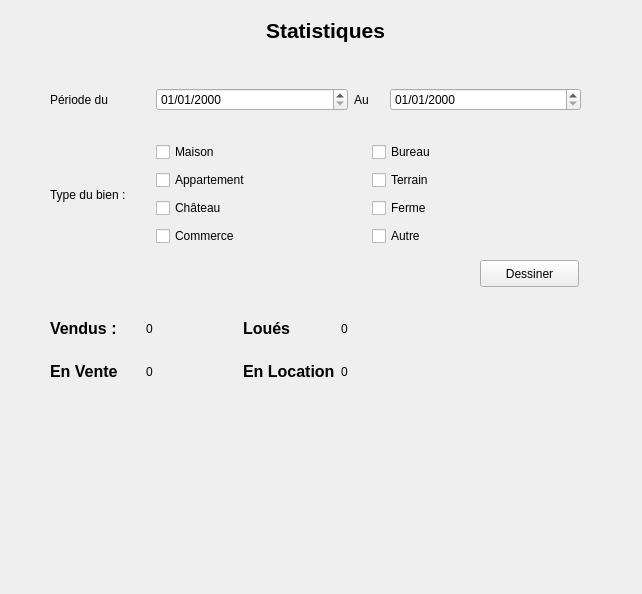
<?xml version="1.0" encoding="UTF-8"?>
<ui version="4.0">
 <class>Stats</class>
 <widget class="QWidget" name="Stats">
  <property name="geometry">
   <rect>
    <x>0</x>
    <y>0</y>
    <width>642</width>
    <height>594</height>
   </rect>
  </property>
  <property name="windowTitle">
   <string>Form</string>
  </property>
  <widget class="QLabel" name="label">
   <property name="geometry">
    <rect>
     <x>0</x>
     <y>0</y>
     <width>651</width>
     <height>61</height>
    </rect>
   </property>
   <property name="font">
    <font>
     <pointsize>16</pointsize>
     <weight>75</weight>
     <bold>true</bold>
    </font>
   </property>
   <property name="text">
    <string>Statistiques</string>
   </property>
   <property name="alignment">
    <set>Qt::AlignCenter</set>
   </property>
  </widget>
  <widget class="QWidget" name="horizontalLayoutWidget">
   <property name="geometry">
    <rect>
     <x>50</x>
     <y>60</y>
     <width>531</width>
     <height>80</height>
    </rect>
   </property>
   <layout class="QHBoxLayout" name="horizontalLayout_6">
    <item>
     <widget class="QLabel" name="label_2">
      <property name="maximumSize">
       <size>
        <width>100</width>
        <height>16777215</height>
       </size>
      </property>
      <property name="text">
       <string>Période du </string>
      </property>
     </widget>
    </item>
    <item>
     <widget class="QDateEdit" name="datedebut">
      <property name="displayFormat">
       <string>dd/MM/yyyy</string>
      </property>
     </widget>
    </item>
    <item>
     <widget class="QLabel" name="label_3">
      <property name="maximumSize">
       <size>
        <width>30</width>
        <height>16777215</height>
       </size>
      </property>
      <property name="text">
       <string>Au</string>
      </property>
     </widget>
    </item>
    <item>
     <widget class="QDateEdit" name="datefin">
      <property name="displayFormat">
       <string>dd/MM/yyyy</string>
      </property>
     </widget>
    </item>
   </layout>
  </widget>
  <widget class="QWidget" name="horizontalLayoutWidget_2">
   <property name="geometry">
    <rect>
     <x>50</x>
     <y>140</y>
     <width>531</width>
     <height>110</height>
    </rect>
   </property>
   <layout class="QHBoxLayout" name="horizontalLayout_7">
    <item>
     <widget class="QLabel" name="label_4">
      <property name="maximumSize">
       <size>
        <width>100</width>
        <height>16777215</height>
       </size>
      </property>
      <property name="text">
       <string>Type du bien :</string>
      </property>
     </widget>
    </item>
    <item>
     <layout class="QGridLayout" name="gridLayout_2">
      <item row="0" column="0">
       <widget class="QCheckBox" name="chkMaison">
        <property name="text">
         <string>Maison</string>
        </property>
       </widget>
      </item>
      <item row="1" column="1">
       <widget class="QCheckBox" name="chkTerrain">
        <property name="text">
         <string>Terrain</string>
        </property>
       </widget>
      </item>
      <item row="2" column="1">
       <widget class="QCheckBox" name="chkFerme">
        <property name="text">
         <string>Ferme</string>
        </property>
       </widget>
      </item>
      <item row="0" column="1">
       <widget class="QCheckBox" name="chkBureau">
        <property name="text">
         <string>Bureau</string>
        </property>
       </widget>
      </item>
      <item row="2" column="0">
       <widget class="QCheckBox" name="chkChateau">
        <property name="text">
         <string>Château</string>
        </property>
       </widget>
      </item>
      <item row="1" column="0">
       <widget class="QCheckBox" name="chkAppt">
        <property name="text">
         <string>Appartement</string>
        </property>
       </widget>
      </item>
      <item row="3" column="0">
       <widget class="QCheckBox" name="chkCommerce">
        <property name="text">
         <string>Commerce</string>
        </property>
       </widget>
      </item>
      <item row="3" column="1">
       <widget class="QCheckBox" name="chkAutre">
        <property name="text">
         <string>Autre</string>
        </property>
       </widget>
      </item>
     </layout>
    </item>
   </layout>
  </widget>
  <widget class="QPushButton" name="pushButton">
   <property name="geometry">
    <rect>
     <x>480</x>
     <y>260</y>
     <width>99</width>
     <height>27</height>
    </rect>
   </property>
   <property name="text">
    <string>Dessiner</string>
   </property>
  </widget>
  <widget class="QWidget" name="gridLayoutWidget_2">
   <property name="geometry">
    <rect>
     <x>50</x>
     <y>310</y>
     <width>381</width>
     <height>80</height>
    </rect>
   </property>
   <layout class="QGridLayout" name="gridLayout_3">
    <item row="0" column="1">
     <widget class="QLabel" name="vendus">
      <property name="text">
       <string>0</string>
      </property>
     </widget>
    </item>
    <item row="1" column="1">
     <widget class="QLabel" name="en_vente">
      <property name="text">
       <string>0</string>
      </property>
     </widget>
    </item>
    <item row="1" column="0">
     <widget class="QLabel" name="label_6">
      <property name="font">
       <font>
        <pointsize>12</pointsize>
        <weight>75</weight>
        <bold>true</bold>
       </font>
      </property>
      <property name="text">
       <string>En Vente</string>
      </property>
     </widget>
    </item>
    <item row="0" column="0">
     <widget class="QLabel" name="label_5">
      <property name="font">
       <font>
        <pointsize>12</pointsize>
        <weight>75</weight>
        <bold>true</bold>
       </font>
      </property>
      <property name="text">
       <string>Vendus :</string>
      </property>
     </widget>
    </item>
    <item row="0" column="2">
     <widget class="QLabel" name="label_7">
      <property name="font">
       <font>
        <pointsize>12</pointsize>
        <weight>75</weight>
        <bold>true</bold>
       </font>
      </property>
      <property name="text">
       <string>Loués</string>
      </property>
     </widget>
    </item>
    <item row="0" column="3">
     <widget class="QLabel" name="loues">
      <property name="text">
       <string>0</string>
      </property>
     </widget>
    </item>
    <item row="1" column="2">
     <widget class="QLabel" name="label_9">
      <property name="font">
       <font>
        <pointsize>12</pointsize>
        <weight>75</weight>
        <bold>true</bold>
       </font>
      </property>
      <property name="text">
       <string>En Location</string>
      </property>
     </widget>
    </item>
    <item row="1" column="3">
     <widget class="QLabel" name="en_location">
      <property name="text">
       <string>0</string>
      </property>
     </widget>
    </item>
   </layout>
  </widget>
 </widget>
 <resources/>
 <connections/>
</ui>
